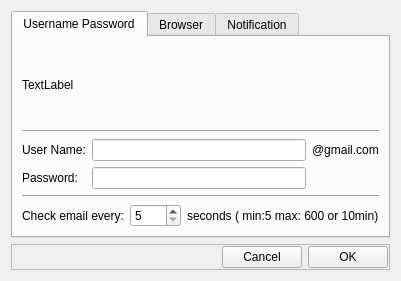
<?xml version="1.0" encoding="UTF-8"?>
<ui version="4.0">
 <class>DialogSettings</class>
 <widget class="QDialog" name="DialogSettings">
  <property name="geometry">
   <rect>
    <x>0</x>
    <y>0</y>
    <width>401</width>
    <height>281</height>
   </rect>
  </property>
  <property name="windowTitle">
   <string>Dialog</string>
  </property>
  <layout class="QVBoxLayout" name="verticalLayout">
   <item>
    <widget class="QTabWidget" name="tabWidget">
     <property name="currentIndex">
      <number>0</number>
     </property>
     <widget class="QWidget" name="tab">
      <attribute name="title">
       <string>Username Password</string>
      </attribute>
      <layout class="QVBoxLayout" name="verticalLayout_2">
       <item>
        <widget class="QLabel" name="labelActiveUser">
         <property name="text">
          <string>TextLabel</string>
         </property>
        </widget>
       </item>
       <item>
        <widget class="Line" name="line_2">
         <property name="orientation">
          <enum>Qt::Horizontal</enum>
         </property>
        </widget>
       </item>
       <item>
        <layout class="QGridLayout" name="gridLayout_3">
         <item row="0" column="0">
          <widget class="QLabel" name="label">
           <property name="text">
            <string>User Name:</string>
           </property>
          </widget>
         </item>
         <item row="0" column="1">
          <widget class="QLineEdit" name="userNameInput"/>
         </item>
         <item row="0" column="2">
          <widget class="QLabel" name="label_3">
           <property name="text">
            <string>@gmail.com</string>
           </property>
          </widget>
         </item>
         <item row="1" column="0">
          <widget class="QLabel" name="label_2">
           <property name="text">
            <string>Password:</string>
           </property>
          </widget>
         </item>
         <item row="1" column="1">
          <widget class="QLineEdit" name="passwordInput"/>
         </item>
        </layout>
       </item>
       <item>
        <widget class="Line" name="line">
         <property name="orientation">
          <enum>Qt::Horizontal</enum>
         </property>
        </widget>
       </item>
       <item>
        <layout class="QGridLayout" name="gridLayout_2">
         <item row="0" column="0">
          <widget class="QLabel" name="label_9">
           <property name="text">
            <string>Check email every:</string>
           </property>
          </widget>
         </item>
         <item row="0" column="1">
          <widget class="QSpinBox" name="spinBoxRefresh">
           <property name="suffix">
            <string/>
           </property>
           <property name="minimum">
            <number>5</number>
           </property>
           <property name="maximum">
            <number>600</number>
           </property>
          </widget>
         </item>
         <item row="0" column="2">
          <widget class="QLabel" name="label_10">
           <property name="text">
            <string>seconds ( min:5 max: 600 or 10min)</string>
           </property>
          </widget>
         </item>
        </layout>
       </item>
      </layout>
     </widget>
     <widget class="QWidget" name="tab_2">
      <attribute name="title">
       <string>Browser</string>
      </attribute>
      <layout class="QVBoxLayout" name="verticalLayout_3">
       <item>
        <layout class="QFormLayout" name="formLayout">
         <item row="0" column="0">
          <widget class="QLabel" name="lblBrowser">
           <property name="text">
            <string>Browser:</string>
           </property>
          </widget>
         </item>
         <item row="0" column="1">
          <widget class="QComboBox" name="comboBoxBrowsers">
           <item>
            <property name="text">
             <string>Default</string>
            </property>
           </item>
           <item>
            <property name="text">
             <string>Firefox</string>
            </property>
           </item>
           <item>
            <property name="text">
             <string>Chrome</string>
            </property>
           </item>
           <item>
            <property name="text">
             <string>Opera</string>
            </property>
           </item>
           <item>
            <property name="text">
             <string>Ice Weasel</string>
            </property>
           </item>
          </widget>
         </item>
        </layout>
       </item>
      </layout>
     </widget>
     <widget class="QWidget" name="tab_3">
      <attribute name="title">
       <string>Notification</string>
      </attribute>
      <layout class="QVBoxLayout" name="verticalLayout_4">
       <item>
        <layout class="QGridLayout" name="gridLayout">
         <item row="0" column="0" alignment="Qt::AlignRight">
          <widget class="QLabel" name="label_4">
           <property name="text">
            <string>Position x:</string>
           </property>
          </widget>
         </item>
         <item row="0" column="2" alignment="Qt::AlignRight">
          <widget class="QLabel" name="label_6">
           <property name="text">
            <string>Width:</string>
           </property>
          </widget>
         </item>
         <item row="1" column="0" alignment="Qt::AlignRight">
          <widget class="QLabel" name="label_5">
           <property name="text">
            <string>Position y:</string>
           </property>
          </widget>
         </item>
         <item row="1" column="2" alignment="Qt::AlignRight">
          <widget class="QLabel" name="label_7">
           <property name="text">
            <string>Height:</string>
           </property>
          </widget>
         </item>
         <item row="2" column="0" alignment="Qt::AlignRight">
          <widget class="QLabel" name="label_8">
           <property name="text">
            <string>Duration:</string>
           </property>
          </widget>
         </item>
         <item row="2" column="1">
          <widget class="QSpinBox" name="notifyDuration">
           <property name="minimum">
            <number>3</number>
           </property>
           <property name="maximum">
            <number>60</number>
           </property>
          </widget>
         </item>
         <item row="1" column="1">
          <widget class="QSpinBox" name="notifyPositionY">
           <property name="minimum">
            <number>1</number>
           </property>
           <property name="maximum">
            <number>9999</number>
           </property>
          </widget>
         </item>
         <item row="0" column="1">
          <widget class="QSpinBox" name="notifyPositionX">
           <property name="minimum">
            <number>1</number>
           </property>
           <property name="maximum">
            <number>9999</number>
           </property>
          </widget>
         </item>
         <item row="0" column="3">
          <widget class="QSpinBox" name="notifyWidth">
           <property name="minimum">
            <number>200</number>
           </property>
           <property name="maximum">
            <number>9999</number>
           </property>
           <property name="value">
            <number>350</number>
           </property>
          </widget>
         </item>
         <item row="1" column="3">
          <widget class="QSpinBox" name="notifyHeight">
           <property name="minimum">
            <number>80</number>
           </property>
           <property name="maximum">
            <number>99999</number>
           </property>
           <property name="value">
            <number>80</number>
           </property>
          </widget>
         </item>
        </layout>
       </item>
       <item>
        <widget class="Line" name="line_3">
         <property name="orientation">
          <enum>Qt::Horizontal</enum>
         </property>
        </widget>
       </item>
       <item>
        <widget class="QCheckBox" name="chkSystemNotifier">
         <property name="text">
          <string>Use system notifier</string>
         </property>
        </widget>
       </item>
       <item>
        <widget class="QLabel" name="label_11">
         <property name="font">
          <font>
           <italic>true</italic>
          </font>
         </property>
         <property name="text">
          <string> * above settings do not apply to system notification</string>
         </property>
        </widget>
       </item>
       <item>
        <widget class="QPushButton" name="pushButton">
         <property name="text">
          <string>Test</string>
         </property>
        </widget>
       </item>
      </layout>
     </widget>
    </widget>
   </item>
   <item>
    <widget class="QFrame" name="frame">
     <property name="frameShape">
      <enum>QFrame::StyledPanel</enum>
     </property>
     <property name="frameShadow">
      <enum>QFrame::Raised</enum>
     </property>
     <layout class="QGridLayout" name="gridLayout_4">
      <property name="margin">
       <number>1</number>
      </property>
      <item row="0" column="0">
       <spacer name="horizontalSpacer">
        <property name="orientation">
         <enum>Qt::Horizontal</enum>
        </property>
        <property name="sizeHint" stdset="0">
         <size>
          <width>40</width>
          <height>20</height>
         </size>
        </property>
       </spacer>
      </item>
      <item row="0" column="1">
       <widget class="QPushButton" name="btnCancel">
        <property name="text">
         <string>Cancel</string>
        </property>
       </widget>
      </item>
      <item row="0" column="2">
       <widget class="QPushButton" name="btnOk">
        <property name="text">
         <string>OK</string>
        </property>
       </widget>
      </item>
     </layout>
    </widget>
   </item>
  </layout>
 </widget>
 <resources/>
 <connections/>
</ui>
